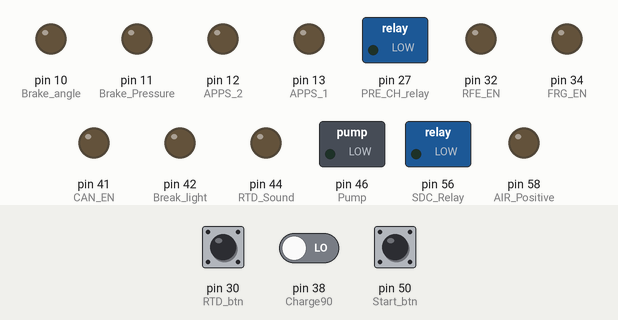
Simulated run of this sketch. Board: Arduino Mega 2560, built with avr-gcc and run on an emulated ATmega2560. Shown: switched loads named in the sketch (green lamp = pin HIGH), output pins drawn as LEDs (lit = HIGH). The test bench sets the inputs (shaded band); at power-on: pin 50 (Start_btn) LOW, pin 38 (Charge90) LOW, pin 30 (RTD_btn) LOW.

Above: at 1.2 s.
1.3 s: pin 50 (Start_btn) pulled HIGH for 0.15 s
At 2.1 s:
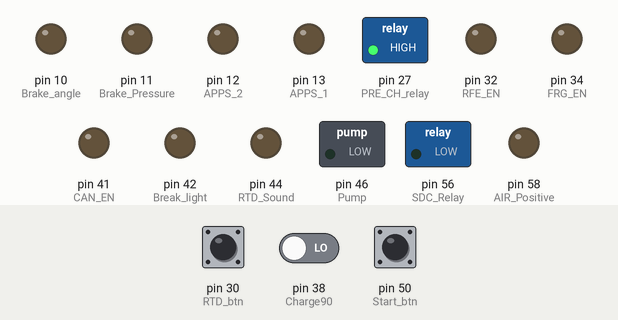
2.9 s: pin 38 (Charge90) driven HIGH
At 3.3 s:
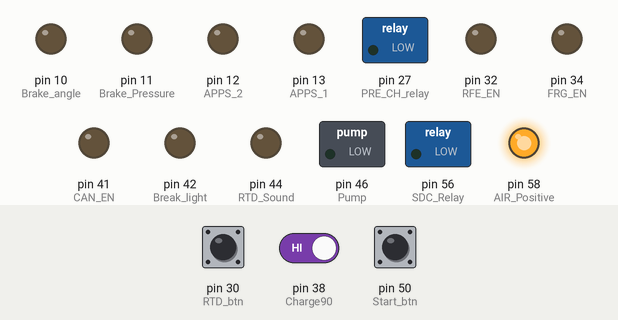
Timing chart, 0 to 5.9 s (numbered marks = the images above; inputs shaded):
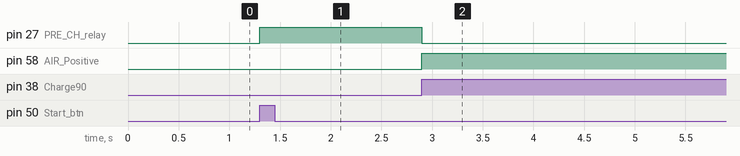

The sketch:

VO.ino
```cpp
#define Start_btn 50
#define CAN_EN 41
#define RTD_btn 30
#define RFE_EN 32
#define FRG_EN 34
#define BAMO_ERR 36
#define Charge90 38
#define Charge60 40
#define Break_light 42
#define RTD_Sound 44
#define Pump 46
#define FB_BSPD 48
#define FB_IMD 52
#define FB_AMS 54
#define SDC_Relay 56
#define AIR_Positive 58
#define PRE_CH_relay 27
#define FB_IMD_OUT 29
#define FB_BSPD_OUT 31
#define FB_AIR_Positive 33
#define FB_AIR_negative 35
#define FB_PRE_CH_relay 37
#define FB_DIS_CH_relay 39
#define APPS_1 13
#define APPS_2 12
#define Brake_Pressure 11
#define Brake_angle 10
#define Temp_Sensor 9

typedef enum{
  iDLE,PRECHARGE,NEUTRAL,DRIVE,DISCHARGE
}States;

States state;

void setup()
{

    pinMode( Start_btn,INPUT);
    pinMode( CAN_EN,OUTPUT);
    pinMode( RTD_btn,INPUT);
    pinMode( RFE_EN,OUTPUT);
    pinMode( FRG_EN,OUTPUT);
    pinMode( BAMO_ERR,INPUT);
    pinMode( Charge90,INPUT);
    pinMode( Charge60,INPUT);
    pinMode( Break_light,OUTPUT);
    pinMode( RTD_Sound,OUTPUT);
    pinMode( Pump,OUTPUT);
    pinMode( FB_BSPD,INPUT);
    pinMode( FB_IMD,INPUT);
    pinMode( FB_AMS,INPUT);
    pinMode( SDC_Relay,OUTPUT);
    pinMode( AIR_Positive,OUTPUT);
    pinMode( PRE_CH_relay,OUTPUT);
    pinMode( FB_IMD_OUT,INPUT);
    pinMode( FB_BSPD_OUT,INPUT);
    pinMode( FB_AIR_Positive,INPUT);
    pinMode( FB_AIR_negative,INPUT);
    pinMode( FB_PRE_CH_relay,INPUT);
    pinMode( FB_DIS_CH_relay,INPUT);
    pinMode( FB_AIR_negative,INPUT);
    pinMode( APPS_1,OUTPUT);
    pinMode( APPS_2,OUTPUT);
    pinMode( Brake_Pressure,OUTPUT);
    pinMode( Brake_angle,OUTPUT);
    pinMode( Temp_Sensor,OUTPUT);
    state=iDLE;

}

void idle()
{
      if(digitalRead(Start_btn))
            state = PRECHARGE;
      else
            state = iDLE;
}

void precharge()
{
      digitalWrite(PRE_CH_relay,HIGH);
      while(!digitalRead(Charge90));
      state=NEUTRAL;
}

void Neutral()
{
      digitalWrite(PRE_CH_relay,LOW);
      digitalWrite(AIR_Positive,HIGH);
      int time1=millis();
      int time2=millis();
      while(digitalRead(RTD_btn) && analogRead(Brake_angle)>800)
      {
        if(time2-time1>=3000)
        {
          state=DRIVE;
          return;
        }
        time2=millis();
      }

      if(digitalRead(Start_btn))
            state = DISCHARGE;

}

void Drive()
{
    digitalWrite(RTD_Sound,HIGH);
    digitalWrite(RFE_EN,HIGH);
    delay(500);
    digitalWrite(FRG_EN,HIGH);

}

void loop() {
  // put your main code here, to run repeatedly:
    switch(state){
      case iDLE:
        idle();
      break;

      case PRECHARGE:
         precharge();
      break;

      case NEUTRAL:
         Neutral();
      break;

      case DRIVE:
         Drive();
      break;
    }
}
```

Measured:
- after the input at 1.3 s, pin 27 (PRE_CH_relay): LOW → HIGH at once
- after the input at 2.9 s, pin 27 (PRE_CH_relay): HIGH → LOW at once; pin 58 (AIR_Positive): LOW → HIGH at once
